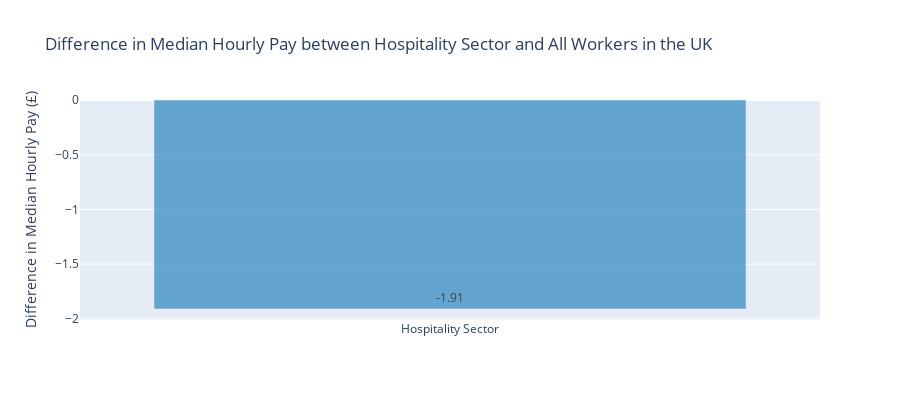

Notebook cell for this chart:
### Code cell
# Data for median hourly pay in the hospitality sector and all workers in the UK
categories = ["Hospitality Sector", "All Workers in UK"]
median_hourly_pay_hospitality = [8.48]
average_hourly_pay_all_workers = [10.39]

# Calculate the difference in median hourly pay
difference_hourly_pay = [round(median_hourly_pay_hospitality[0] - average_hourly_pay_all_workers[0], 2)]

# Create a bar chart for the difference in median hourly pay
fig = go.Figure(go.Bar(
    x=categories,
    y=difference_hourly_pay,
    text=difference_hourly_pay,
    textposition='inside',
    marker=dict(color='rgba(46, 134, 193, 0.7)'),
))

fig.update_layout(
    title="Difference in Median Hourly Pay between Hospitality Sector and All Workers in the UK",
    yaxis_title="Difference in Median Hourly Pay (£)",
    height=400,  # Set the height to 400 pixels
)

# Show the graph
fig.show()

### Figure 1 — Plotly figure (JSON) as saved in the notebook; plotly's stock layout.template omitted (floating-point values rounded to 4 significant figures)
{"data": [{"marker": {"color": "rgba(46, 134, 193, 0.7)"}, "text": ["-1.91"], "textposition": "inside", "type": "bar", "x": ["Hospitality Sector", "All Workers in UK"], "y": [-1.91]}], "layout": {"height": 400, "title": {"text": "Difference in Median Hourly Pay between Hospitality Sector and All Workers in the UK"}, "yaxis": {"title": {"text": "Difference in Median Hourly Pay (£)"}}}}
